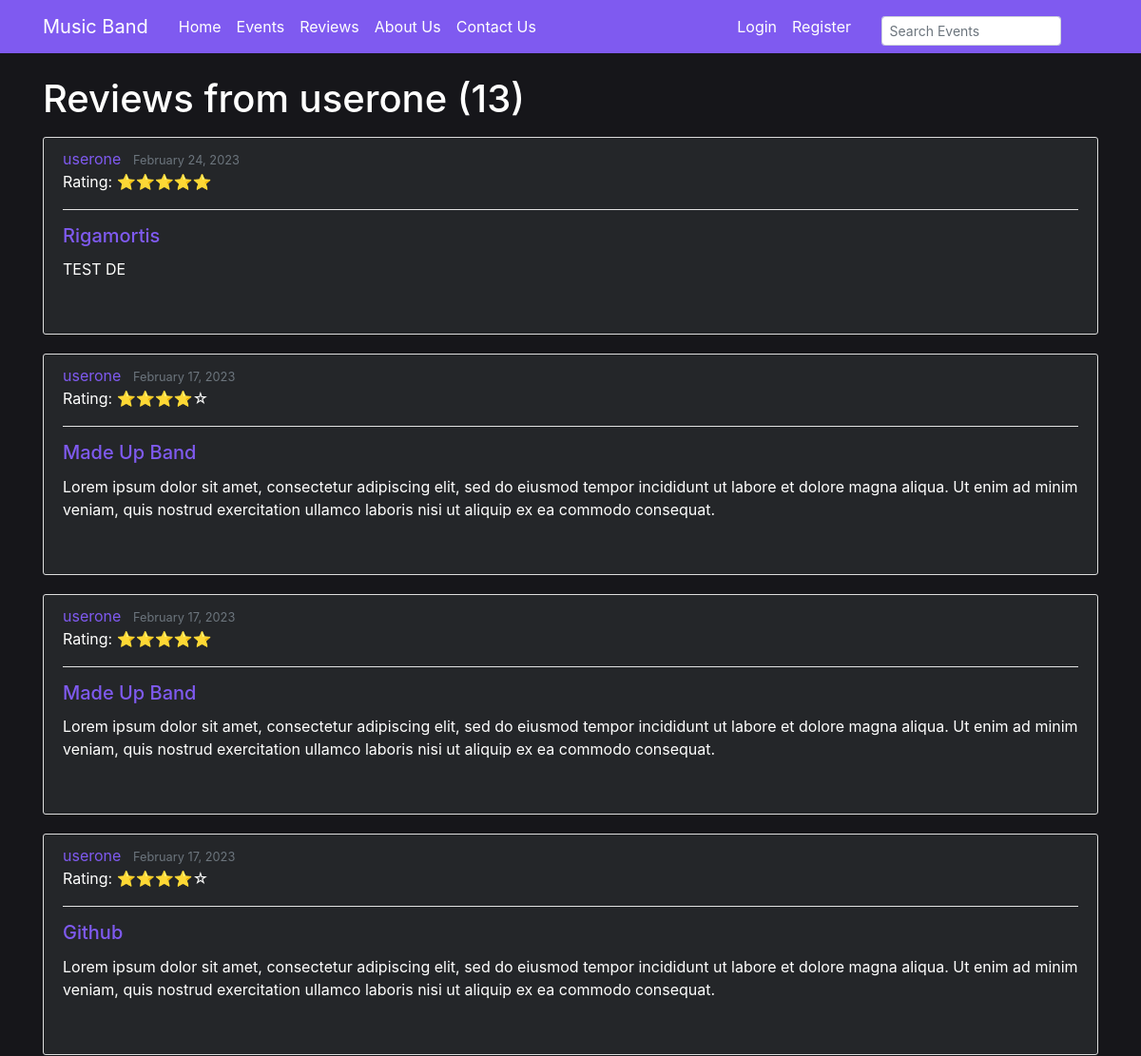
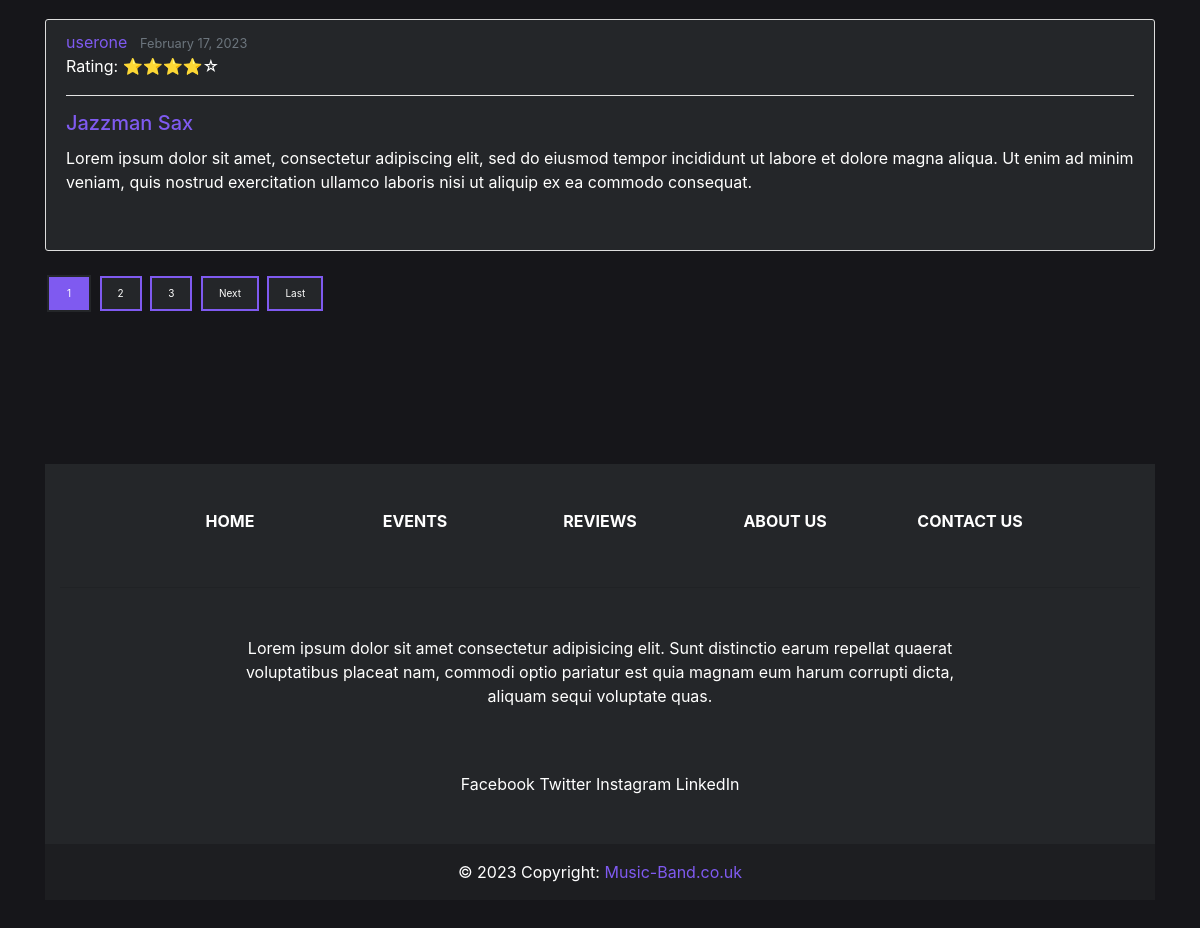
Screenshot of /user/userone with the database file from the repository (2 pictures, top to bottom).
### events/models.py (models this page shows, shortened)
class Review(models.Model):
    author = models.CharField(max_length=100)
    event_rating = models.PositiveSmallIntegerField(validators=[MinValueValidator(0), MaxValueValidator(5)]) # event rating is a positive small integer field
    content = models.TextField()
    date_posted = models.DateTimeField(auto_now_add=True)
    event = models.ForeignKey(Event, on_delete=models.CASCADE)
    user = models.ForeignKey(settings.AUTH_USER_MODEL, on_delete=models.CASCADE, null=True)

class Event(models.Model):
    name = models.CharField(max_length=100)
    event_type = models.CharField(max_length=50)
    location = models.CharField(max_length=100)
    date = models.DateTimeField()
    description = models.TextField()
    photo = models.ImageField(upload_to='imgs')
    def __str__(self): # this method is used to return the name of the event when it is called which is used in the admin backend
        return self.name

### events/views.py (the view)
# urls.py: path('user/<str:username>', UserReviewListView.as_view(), name='user-reviews'),
class UserReviewListView(ListView): # This view is used to display all the reviews in the database
    model = Review # Tells the view which model to query
    template_name = 'events/user_reviews.html' # <app>/<model>_<viewtype>.html
    context_object_name = 'reviews' # name of the object list that will be used in the template
    paginate_by = 5 # number of reviews to display per page
    def get_queryset(self):
        user = get_object_or_404(User, username=self.kwargs.get('username'))
        return Review.objects.filter(author=user).order_by('-date_posted') # orders the reviews by date posted

### events/templatetags/rating_stars.py (called while the page is built)
@register.filter
def stars(value):
    full_stars = int(value)
    empty_stars = 5 - full_stars
    return '⭐' * full_stars + '☆' * empty_stars

### events/templates/events/user_reviews.html (shortened to what this page needs)
{% extends "events/base.html" %}
{% load rating_stars %}
{% block content %}
    <h1 class="mb-3">Reviews from {{ view.kwargs.username }} ({{ page_obj.paginator.count }})</h1>
    {% for review in reviews %}
        <article class="media content-section">
            <div class="media-body">
                <div class="article-metadata">
                    <a class="mr-2" style="color: #7f5af0;" href="{% url 'user-reviews' review.author %}">{{ review.author }}</a>
                    <small class="text-muted">{{ review.date_posted|date:"F d, Y" }}</small>
                    <p class="review-card-rating">Rating: {{ review.event_rating|stars }}</p>
                </div>
                <h2><a class="event-card-title" href="{% url 'review-detail' review.id %}">{{ review.event}}</a></h2>
                <p class="article-content">{{ review.content }}</p>
            </div>
        </article>
    {% endfor %}
	{% if is_paginated %}
		{% for num in page_obj.paginator.page_range %}
			{% if page_obj.number == num %}
				<a class="current-pagination-button" href="?page={{ num }}">{{ num }}</a>
			{% elif num > page_obj.number|add:'-3' and num < page_obj.number|add:'3' %}
				<a class="pagination-button" href="?page={{ num }}">{{ num }}</a>
			{% endif %}
		{% endfor %}
		{% if page_obj.has_next %}
			<a class="pagination-button" href="?page={{ page_obj.next_page_number }}">Next</a>
			<a class="pagination-button" href="?page={{ page_obj.paginator.num_pages }}">Last</a>
		{% endif %}
	{% endif %}
{% endblock content %}

### events/static/events/main.css (style rules this page uses)
body { background: #16161a; color: #333333; margin-top: 5rem; }
h1, h2, h3, h4, h5, h6 { color: #fffffe; }
p { color: #fffffe; }
.content-section { background: #242629; padding: 10px 20px; border: 1px solid #dddddd; border-radius: 3px; margin-bottom: 20px; padding-bottom: 40px; }
.article-content { white-space: pre-line; }
.article-metadata { padding-bottom: 1px; margin-bottom: 4px; border-bottom: 1px solid #e3e3e3 }
.event-card-title { font-size: 20px; margin-bottom: 10px; color: #7f5af0; }
.pagination-button { background-color: #242629; color: #fffffe; border: 2px solid #7f5af0; padding: 8px 16px; text-align: center; text-decoration: none; display: inline-block; font-size: 10px; margin: 4px 2px; transition-duration: 0.4s; cursor: pointer; }
.current-pagination-button { background-color: #7f5af0; color: #fffffe; border: 2px solid #242629; padding: 9px 18px; text-align: center; text-decoration: none; display: inline-block; font-size: 10px; margin: 4px 2px; transition-duration: 0.4s; cursor: pointer; }

### rows the page displays
Review: author "userone", date_posted "February 24, 2023", event_rating|stars "⭐⭐⭐⭐⭐", event "Rigamortis", content "TEST DE"
Review: author "userone", date_posted "February 17, 2023", event_rating|stars "⭐⭐⭐⭐☆", event "Made Up Band", content "Lorem ipsum dolor sit amet, consectetur adipiscing elit, sed do eiusmod tempor incididunt ut labore et dolore magna aliqua. Ut enim ad minim veniam, quis nostrud exercitation ullamco laboris nisi ut aliquip ex ea commodo consequat."
Review: author "userone", date_posted "February 17, 2023", event_rating|stars "⭐⭐⭐⭐⭐", event "Made Up Band", content "Lorem ipsum dolor sit amet, consectetur adipiscing elit, sed do eiusmod tempor incididunt ut labore et dolore magna aliqua. Ut enim ad minim veniam, quis nostrud exercitation ullamco laboris nisi ut aliquip ex ea commodo consequat."
Review: author "userone", date_posted "February 17, 2023", event_rating|stars "⭐⭐⭐⭐☆", event "Github", content "Lorem ipsum dolor sit amet, consectetur adipiscing elit, sed do eiusmod tempor incididunt ut labore et dolore magna aliqua. Ut enim ad minim veniam, quis nostrud exercitation ullamco laboris nisi ut aliquip ex ea commodo consequat."
Review: author "userone", date_posted "February 17, 2023", event_rating|stars "⭐⭐⭐⭐☆", event "Jazzman Sax", content "Lorem ipsum dolor sit amet, consectetur adipiscing elit, sed do eiusmod tempor incididunt ut labore et dolore magna aliqua. Ut enim ad minim veniam, quis nostrud exercitation ullamco laboris nisi ut aliquip ex ea commodo consequat."

### other values shown
{{ view.kwargs.username }} "userone"
{{ page_obj.paginator.count }} "13"
{{ num }} "1"
{{ num }} "2" "3"
